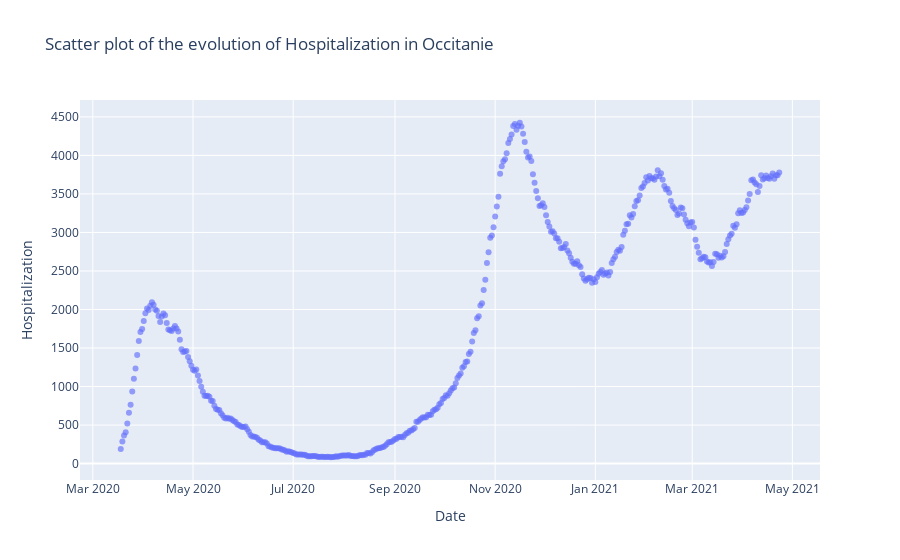

This figure's notebook cell:
### Code cell
#Regression
regression.scatter_reg(1, 76, save = False)

### Figure 1 — Plotly figure (JSON) as saved in the notebook; plotly's stock layout.template omitted (floating-point values rounded to 4 significant figures; data arrays with more than 128 entries replaced by an {"elided": "..."} marker saying what was removed)
{"data": [{"hovertemplate": "Date=%{x}<br>Hospitalization=%{y}<extra></extra>", "legendgroup": "", "marker": {"color": "#636efa", "opacity": 0.65, "symbol": "circle"}, "mode": "markers", "name": "", "orientation": "v", "showlegend": false, "type": "scatter", "x": {"elided": "402 str values"}, "xaxis": "x", "y": {"elided": "402 int values"}, "yaxis": "y"}], "layout": {"legend": {"tracegroupgap": 0}, "title": {"text": "Scatter plot of the evolution of Hospitalization in Occitanie"}, "xaxis": {"anchor": "y", "domain": [0, 1], "title": {"text": "Date"}}, "yaxis": {"anchor": "x", "domain": [0, 1], "title": {"text": "Hospitalization"}}}}
